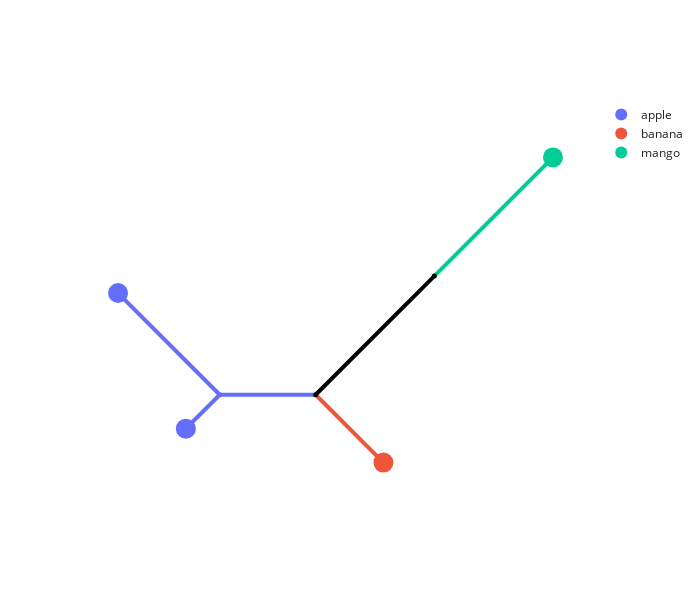

Write notebook code for a chart like this one.
### Code cell
anjl.plot(
    Z=Z1,
    leaf_data=ld1,
    hover_name="name",
    hover_data=["fruit", "vegetable", "animal", "car"],
    color="fruit",
    marker_size=20,
    internal_marker_size=5,
    line_width=4,
)

### Figure 1 — Plotly figure (JSON) as saved in the notebook; plotly's stock layout.template omitted (floating-point values rounded to 4 significant figures)
{"data": [{"hovertemplate": "fruit=apple<br>x=%{x}<br>y=%{y}<extra></extra>", "legendgroup": "apple", "line": {"color": "#636EFA", "dash": "solid", "width": 4}, "marker": {"symbol": "circle"}, "mode": "lines", "name": "apple", "orientation": "v", "showlegend": false, "type": "scatter", "x": [-2.475, -4.475, null, -4.475, -5.182, null, -4.475, -6.596, null], "xaxis": "x", "y": [-2.475, -2.475, null, -2.475, -3.182, null, -2.475, -0.3536, null], "yaxis": "y"}, {"hovertemplate": "fruit=banana<br>x=%{x}<br>y=%{y}<extra></extra>", "legendgroup": "banana", "line": {"color": "#EF553B", "dash": "solid", "width": 4}, "marker": {"symbol": "circle"}, "mode": "lines", "name": "banana", "orientation": "v", "showlegend": false, "type": "scatter", "x": [-2.475, -1.061, null], "xaxis": "x", "y": [-2.475, -3.889, null], "yaxis": "y"}, {"hovertemplate": "fruit=mango<br>x=%{x}<br>y=%{y}<extra></extra>", "legendgroup": "mango", "line": {"color": "#00CC96", "dash": "solid", "width": 4}, "marker": {"symbol": "circle"}, "mode": "lines", "name": "mango", "orientation": "v", "showlegend": false, "type": "scatter", "x": [0, 2.475, null], "xaxis": "x", "y": [0, 2.475, null], "yaxis": "y"}, {"hovertemplate": "fruit=<br>x=%{x}<br>y=%{y}<extra></extra>", "legendgroup": "", "line": {"color": "black", "dash": "solid", "width": 4}, "marker": {"symbol": "circle"}, "mode": "lines", "name": "", "orientation": "v", "showlegend": false, "type": "scatter", "x": [0, -2.475, null], "xaxis": "x", "y": [0, -2.475, null], "yaxis": "y"}, {"customdata": [["apple", "pea", "ladybird", "Lamborghini"], ["apple", "carrot", "pigeon", "Ferrari"]], "hovertemplate": "<b>%{hovertext}</b><br><br>fruit=%{customdata[0]}<br>x=%{x}<br>y=%{y}<br>vegetable=%{customdata[1]}<br>animal=%{customdata[2]}<br>car=%{customdata[3]}<extra></extra>", "hovertext": ["B", "A"], "legendgroup": "apple", "marker": {"color": "#636EFA", "size": 20, "symbol": "circle"}, "mode": "markers", "name": "apple", "orientation": "v", "showlegend": true, "type": "scatter", "x": [-6.596, -5.182], "xaxis": "x", "y": [-0.3536, -3.182], "yaxis": "y"}, {"customdata": [["banana", "cabbage", "pigeon", "Landrover"]], "hovertemplate": "<b>%{hovertext}</b><br><br>fruit=%{customdata[0]}<br>x=%{x}<br>y=%{y}<br>vegetable=%{customdata[1]}<br>animal=%{customdata[2]}<br>car=%{customdata[3]}<extra></extra>", "hovertext": ["C"], "legendgroup": "banana", "marker": {"color": "#EF553B", "size": 20, "symbol": "circle"}, "mode": "markers", "name": "banana", "orientation": "v", "showlegend": true, "type": "scatter", "x": [-1.061], "xaxis": "x", "y": [-3.889], "yaxis": "y"}, {"customdata": [["mango", "cabbage", "spider", "Lamborghini"]], "hovertemplate": "<b>%{hovertext}</b><br><br>fruit=%{customdata[0]}<br>x=%{x}<br>y=%{y}<br>vegetable=%{customdata[1]}<br>animal=%{customdata[2]}<br>car=%{customdata[3]}<extra></extra>", "hovertext": ["D"], "legendgroup": "mango", "marker": {"color": "#00CC96", "size": 20, "symbol": "circle"}, "mode": "markers", "name": "mango", "orientation": "v", "showlegend": true, "type": "scatter", "x": [2.475], "xaxis": "x", "y": [2.475], "yaxis": "y"}, {"hovertemplate": "<b>%{hovertext}</b><br><br>fruit=apple<br>x=%{x}<br>y=%{y}<extra></extra>", "hovertext": [4], "legendgroup": "apple", "marker": {"color": "#636EFA", "size": 5, "symbol": "circle"}, "mode": "markers", "name": "apple", "orientation": "v", "showlegend": false, "type": "scatter", "x": [-4.475], "xaxis": "x", "y": [-2.475], "yaxis": "y"}, {"hovertemplate": "<b>%{hovertext}</b><br><br>fruit=<br>x=%{x}<br>y=%{y}<extra></extra>", "hovertext": [6, 5], "legendgroup": "", "marker": {"color": "black", "size": 5, "symbol": "circle"}, "mode": "markers", "name": "", "orientation": "v", "showlegend": false, "type": "scatter", "x": [0, -2.475], "xaxis": "x", "y": [0, -2.475], "yaxis": "y"}], "layout": {"height": 600, "legend": {"itemsizing": "constant", "tracegroupgap": 0}, "width": 700, "xaxis": {"autorange": true, "domain": [0, 1], "mirror": false, "range": [-7.389, 3.268], "showgrid": false, "showline": false, "showticklabels": false, "ticks": "", "title": {}, "type": "linear"}, "yaxis": {"autorange": true, "domain": [0, 1], "mirror": false, "range": [-5.078, 3.664], "scaleanchor": "x", "scaleratio": 1, "showgrid": false, "showline": false, "showticklabels": false, "ticks": "", "title": {}, "type": "linear"}}}
